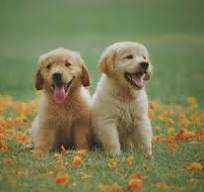
#> input picture dog.jpeg, 204 x 192 px
$ python class9.py
#> lines starting #> are read from the running program, lines starting #| are printed output that depends on the picture
import cv2
import numpy as np

img = cv2.imread('dog.jpeg')
#> img is the input picture: shape (192, 204, 3); mean B, G, R 83.9, 124.9, 124.3
if img is None:
    print("Nie znaleziono obrazu")
    exit()

# 1. Dodanie 50 jasnosci: numpy vs cv2.add
np_added = np.clip(img + 50, 0, 255).astype(np.uint8)
cv_added = cv2.add(img, 50)
cv2.imshow("Numpy +50", np_added)
cv2.imshow("OpenCV add +50", cv_added)

# 2. "Przepalenie" numpy +150 vs cv2.add +150
np_over = np.clip(img + 150, 0, 255).astype(np.uint8)
cv_over = cv2.add(img, 150)
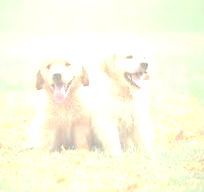
#> cv_over: shape (192, 204, 3); mean B, G, R 229.9, 251.1, 251.8
cv2.imshow("Numpy +150", np_over)
cv2.imshow("OpenCV add +150", cv_over)

# 3. Przyciemnianie o 80: numpy vs cv2.add (dodajemy -80, czyli odejmujemy)
np_dark = np.clip(img - 80, 0, 255).astype(np.uint8)
cv_dark = cv2.add(img, -80)  # uwaga: cv2.add nie przyjmuje wartosci ujemnych, wiec dziala inaczej
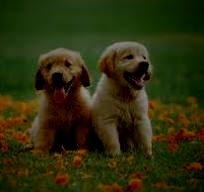
#> cv_dark: shape (192, 204, 3); mean B, G, R 11.9, 46, 44.7
# zamiast cv2.add do przyciemniania uzyjemy cv2.subtract
cv_dark = cv2.subtract(img, 80)
cv2.imshow("Numpy -80", np_dark)
cv2.imshow("OpenCV subtract 80", cv_dark)

# 4. Filtr Instagram: R+30, G-20, B+10
filtered = img.copy()
b, g, r = cv2.split(filtered)
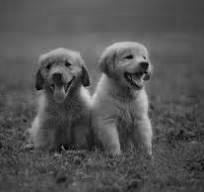
#> b: shape (192, 204); min 0, max 213, mean 83.9
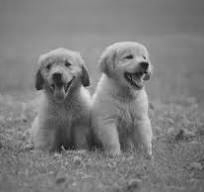
#> g: shape (192, 204); min 13, max 227, mean 124.9
r = cv2.add(r, 30)
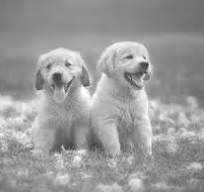
#> r: shape (192, 204); min 58, max 255, mean 154.3
g = cv2.subtract(g, 20)
b = cv2.add(b, 10)
filtered = cv2.merge([b, g, r])
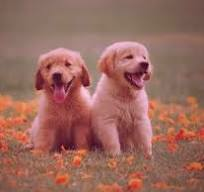
#> filtered: shape (192, 204, 3); mean B, G, R 93.9, 104.9, 154.3
cv2.imshow("Instagram filter", filtered)

# 5. Detekcja zmian - wczytaj dwa obrazy
img2 = cv2.imread('cat.jpeg')
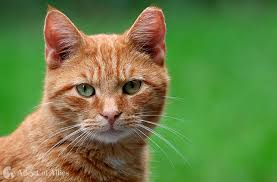
#> input picture cat.jpeg, 277 x 182 px
#> img2 is the input picture: shape (182, 277, 3); mean B, G, R 69.2, 129.5, 105.6
if img2 is None:
    print("Nie znaleziono drugiego obrazu")
else:
#> (the run stopped early here; a loop or call above may not have finished)
